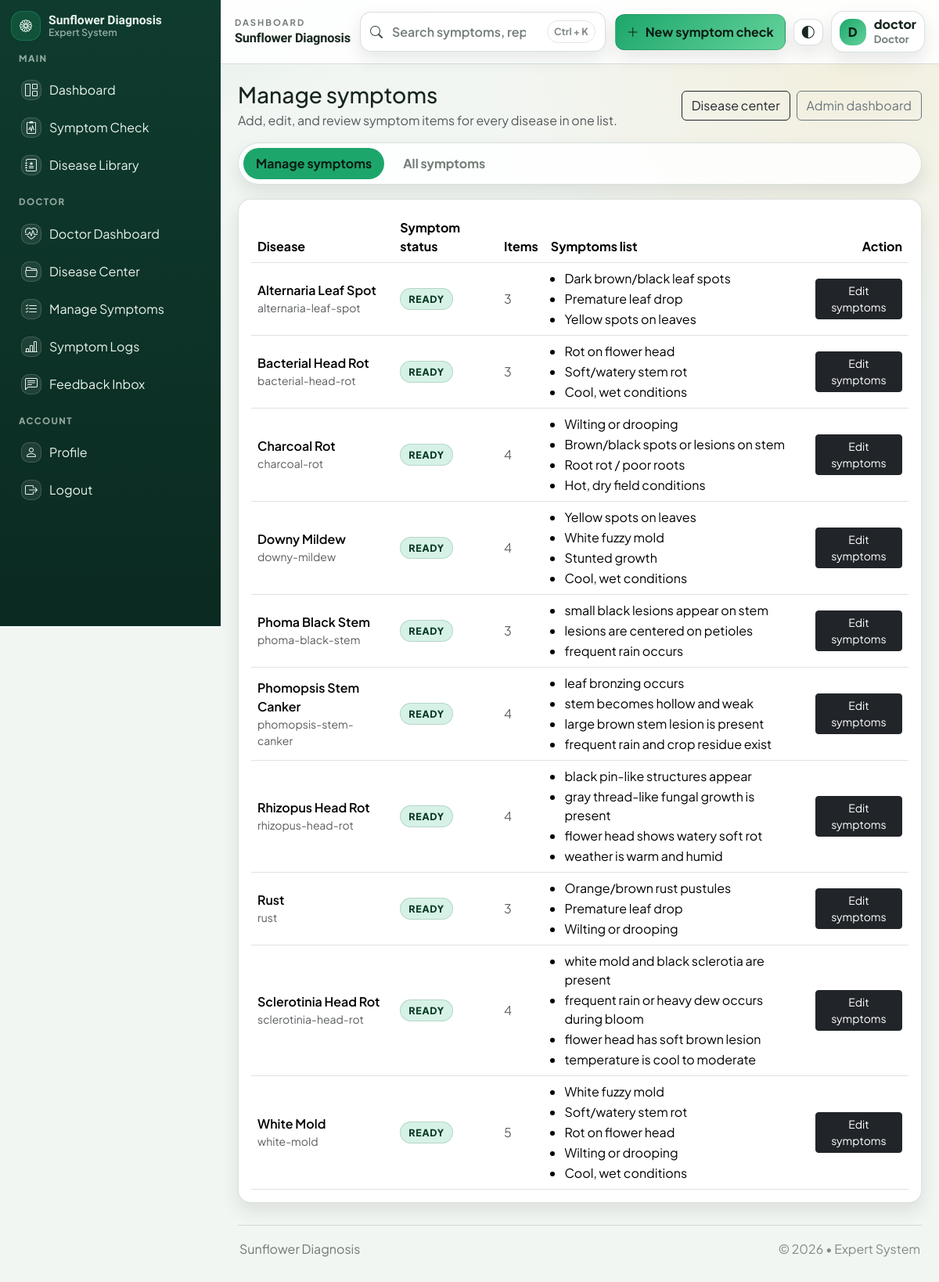
Screenshot of /admin/checklists (signed in) with the database file from the repository.
### app/models/user.py (models this page shows, shortened)
class User(UserMixin, db.Model):
    __tablename__ = "users"
    id = db.Column(db.Integer, primary_key=True)
    username = db.Column(db.String(80), unique=True, nullable=False, index=True)
    email = db.Column(db.String(120), unique=True, nullable=False, index=True)
    password_hash = db.Column(db.String(255), nullable=False)
    role = db.Column(db.String(20), nullable=False, default="user")  # "user", "doctor", or "admin"
    created_at = db.Column(db.DateTime, default=datetime.utcnow, nullable=False)
    role_id = db.Column(db.Integer, db.ForeignKey("roles.id"), nullable=True, index=True)
    role_obj = db.relationship("Role", lazy="joined")
    symptom_checks = db.relationship(
        "SymptomCheck", back_populates="user", cascade="all, delete-orphan"
    )
    feedback_items = db.relationship(
        "Feedback", back_populates="user", cascade="all, delete-orphan"
    )
    def has_permission(self, permission_name: str) -> bool:
        if not permission_name:
            return False
        if self.role == "admin" and permission_name == "access_admin":
            return True
        try:
            q = (
                db.session.query(Permission.id)
                .join(role_permissions, Permission.id == role_permissions.c.permission_id)
                .filter(Permission.name == permission_name)
            )
            if self.role_id:
                q = q.filter(role_permissions.c.role_id == self.role_id)
            else:
                q = q.join(Role, Role.id == role_permissions.c.role_id).filter(Role.name == self.role)
            row = q.first()
            return row is not None
        except OperationalError:
            return self.role == "admin"

### app/models/disease.py (models this page shows, shortened)
class Disease(db.Model):
    __tablename__ = "diseases"
    id = db.Column(db.Integer, primary_key=True)
    slug = db.Column(db.String(80), unique=True, nullable=False)
    name = db.Column(db.String(120), nullable=False)
    symptoms = db.Column(db.Text, nullable=False)
    cause = db.Column(db.Text, nullable=False)
    treatment = db.Column(db.Text, nullable=False)
    prevention = db.Column(db.Text, nullable=False)
    image_filename = db.Column(db.String(200), nullable=True)
    created_by_id = db.Column(db.Integer, db.ForeignKey("users.id"), nullable=True, index=True)
    updated_by_id = db.Column(db.Integer, db.ForeignKey("users.id"), nullable=True, index=True)
    created_at = db.Column(db.DateTime, default=datetime.utcnow, nullable=True)
    updated_at = db.Column(
        db.DateTime, default=datetime.utcnow, onupdate=datetime.utcnow, nullable=True
    )
    symptom_checklist_json = db.Column(db.Text, nullable=True, default="[]")
    created_by = db.relationship("User", foreign_keys=[created_by_id], lazy="joined")
    updated_by = db.relationship("User", foreign_keys=[updated_by_id], lazy="joined")
    def checklist_items(self) -> list[dict]:
        try:
            items = json.loads(self.symptom_checklist_json or "[]")
            return items if isinstance(items, list) else []
        except Exception:
            return []

### app/routes/admin.py (the view)
@admin_bp.route("/checklists")
@login_required
@permission_required("manage_diseases")
def checklists():
    diseases = Disease.query.order_by(Disease.name.asc()).all()
    rows = []
    for disease in diseases:
        items = disease.checklist_items()
        symptom_labels = []
        for item in items:
            if isinstance(item, dict):
                label = (item.get("label") or "").strip()
            else:
                label = str(item).strip()
            if label:
                symptom_labels.append(label)
        rows.append(
            {
                "disease": disease,
                "symptom_labels": symptom_labels,
                "item_count": len(symptom_labels),
                "ready": bool(symptom_labels),
            }
        )
    return render_template("admin/checklists.html", rows=rows)

### app/models/user.py (called while the page is built)
@login_manager.user_loader
def load_user(user_id: str):
    return User.query.get(int(user_id))

### app/utils.py (called while the page is built)
def permission_required(permission_name: str):
    def decorator(fn):
        @wraps(fn)
        def wrapper(*args, **kwargs):
            if not current_user.is_authenticated:
                abort(403)
            if not getattr(current_user, "has_permission", None):
                abort(403)
            if not current_user.has_permission(permission_name):
                abort(403)
            return fn(*args, **kwargs)
        return wrapper
    return decorator

### app/templates/admin/checklists.html (shortened to what this page needs)
{% extends "base.html" %}

### app/templates/base.html (shortened to what this page needs)
<!doctype html>
<html lang="en" data-theme="light" data-bs-theme="light">
<head>
  <link href="https://cdn.jsdelivr.net/npm/bootstrap@5.3.3/dist/css/bootstrap.min.css" rel="stylesheet">
  <link href="https://cdn.jsdelivr.net/npm/bootstrap-icons@1.11.3/font/bootstrap-icons.min.css" rel="stylesheet">
  <link rel="stylesheet" href="{{ url_for('static', filename='css/style.css') }}?v=3">
</head>
<body>
  {% set authed = current_user.is_authenticated %}
  {% if authed %}
  <div class="sf-app">
    <aside class="sf-sidebar" aria-label="Sidebar">
      <div class="sf-side-head">
        <a class="sf-brand" href="{{ url_for('main.home') }}">
          <span class="sf-brand-icon" aria-hidden="true"><i class="bi bi-flower1"></i></span>
          <span class="sf-brand-text">
            <span class="sf-brand-title">Sunflower Diagnosis</span>
            <span class="sf-brand-sub">Expert System</span>
          </span>
        </a>
      </div>
      <nav class="sf-nav">
        <div class="sf-nav-section">MAIN</div>
        <a class="sf-nav-item {% if request.path == '/' %}is-active{% endif %}" href="{{ url_for('main.home') }}">
          <span class="sf-nav-ico" aria-hidden="true"><i class="bi bi-grid-1x2"></i></span>
          <span>Dashboard</span>
        </a>
        <a class="sf-nav-item {% if request.path.startswith('/diagnose') %}is-active{% endif %}" href="{{ url_for('main.diagnose_page') }}">
          <span class="sf-nav-ico" aria-hidden="true"><i class="bi bi-clipboard2-pulse"></i></span>
          <span>Symptom Check</span>
        </a>
        <a class="sf-nav-item" href="{{ url_for('main.home') }}#library">
          <span class="sf-nav-ico" aria-hidden="true"><i class="bi bi-journal-medical"></i></span>
          <span>Disease Library</span>
        </a>
        {% if current_user.has_permission('manage_diseases') and not current_user.has_permission('access_admin') %}
          <div class="sf-nav-section">DOCTOR</div>
          <a class="sf-nav-item {% if request.path.startswith('/doctor') and (request.path == '/doctor' or request.path.startswith('/doctor/dashboard')) %}is-active{% endif %}" href="{{ url_for('doctor.dashboard') }}">
            <span class="sf-nav-ico" aria-hidden="true"><i class="bi bi-heart-pulse"></i></span>
            <span>Doctor Dashboard</span>
          </a>
          <a class="sf-nav-item {% if request.path.startswith('/doctor/diseases') or request.path.startswith('/doctor/disease/') %}is-active{% endif %}" href="{{ url_for('doctor.diseases') }}">
            <span class="sf-nav-ico" aria-hidden="true"><i class="bi bi-folder2-open"></i></span>
            <span>Disease Center</span>
          </a>
          <a class="sf-nav-item {% if request.path.startswith('/doctor/checklists') or request.path.startswith('/doctor/checklist/') %}is-active{% endif %}" href="{{ url_for('doctor.checklists') }}">
            <span class="sf-nav-ico" aria-hidden="true"><i class="bi bi-list-check"></i></span>
            <span>Manage Symptoms</span>
          </a>
          {% if current_user.has_permission('view_symptom_checks') %}
          <a class="sf-nav-item {% if request.path.startswith('/doctor/symptom') %}is-active{% endif %}" href="{{ url_for('doctor.symptom_checks') }}">
            <span class="sf-nav-ico" aria-hidden="true"><i class="bi bi-bar-chart-line"></i></span>
            <span>Symptom Logs</span>
          </a>
          {% endif %}
          <a class="sf-nav-item {% if request.path.startswith('/doctor/feedback') %}is-active{% endif %}" href="{{ url_for('doctor.feedback') }}">
            <span class="sf-nav-ico" aria-hidden="true"><i class="bi bi-chat-left-text"></i></span>
            <span>Feedback Inbox</span>
          </a>
        {% endif %}
        <div class="sf-nav-section">ACCOUNT</div>
        <a class="sf-nav-item {% if request.path.startswith('/user/profile') %}is-active{% endif %}" href="{{ url_for('user.profile') }}">
          <span class="sf-nav-ico" aria-hidden="true"><i class="bi bi-person"></i></span>
          <span>Profile</span>
        </a>
        <a class="sf-nav-item" href="{{ url_for('auth.logout') }}">
          <span class="sf-nav-ico" aria-hidden="true"><i class="bi bi-box-arrow-right"></i></span>
          <span>Logout</span>
        </a>
      </nav>
    </aside>
    <div class="sf-main">
      <header class="sf-topbar">
        <div class="sf-topbar-left">
          <div class="sf-topbar-meta">
            <div class="sf-topbar-kicker">Dashboard</div>
            <div class="sf-topbar-title">Sunflower Diagnosis</div>
          </div>
        </div>
        <form class="sf-search" role="search" method="get" action="{{ url_for('main.search') }}">
          <i class="bi bi-search sf-search-ico" aria-hidden="true"></i>
          <input class="sf-search-input" type="search" name="q" value="{{ request.args.get('q','') }}" placeholder="Search symptoms, reports, crops" autocomplete="off" aria-label="Search">
          <span class="sf-search-hint">Ctrl + K</span>
        </form>
        <div class="sf-top-actions">
          <a class="sf-primary-btn" href="{{ url_for('main.diagnose_page') }}">
            <i class="bi bi-plus-lg" aria-hidden="true"></i>
            New symptom check
          </a>
          <button class="sf-icon-btn" type="button" data-action="toggleTheme" title="Toggle theme" aria-label="Toggle theme">
            <i class="bi bi-circle-half" aria-hidden="true"></i>
          </button>
          <div class="sf-userchip" title="Signed in">
            <div class="sf-avatar" aria-hidden="true">{{ (current_user.username or 'U')[0] | upper }}</div>
            <div class="sf-userchip-text d-none d-sm-block">
              <div class="sf-userchip-name">{{ current_user.username }}</div>
              <div class="sf-userchip-role">{{ (current_user.role or 'user') | capitalize }}</div>
            </div>
          </div>
        </div>
      </header>
      <main class="sf-content">
        {{ page_content | safe }}
        <footer class="sf-footer">
          <div>Sunflower Diagnosis</div>
          <div class="sf-footer-muted">© 2026 • Expert System</div>
        </footer>
      </main>
    </div>
  </div>
  {% endif %}
</body>
</html>

### rows the page displays
User: username "D", username "doctor", role "Doctor"
Disease: slug "Manage symptoms Add, edit, and review symptom items for every disease in one list. Disease center Admin dashboard Manage symptoms All symptoms Disease Symptom status Items Symptoms list Action Alternaria Leaf Spot alternaria-leaf-spot READY 3 Dark brown/black leaf spots Premature leaf drop Yellow spots on leaves Edit symptoms Bacterial Head Rot bacterial-head-rot READY 3 Rot on flower head Soft/watery stem rot Cool, wet conditions Edit symptoms Charcoal Rot charcoal-rot READY 4 Wilting or drooping Brown/black spots or lesions on stem Root rot / poor roots Hot, dry field conditions Edit symptoms Downy Mildew downy-mildew READY 4 Yellow spots on leaves White fuzzy mold Stunted growth Cool,…"
